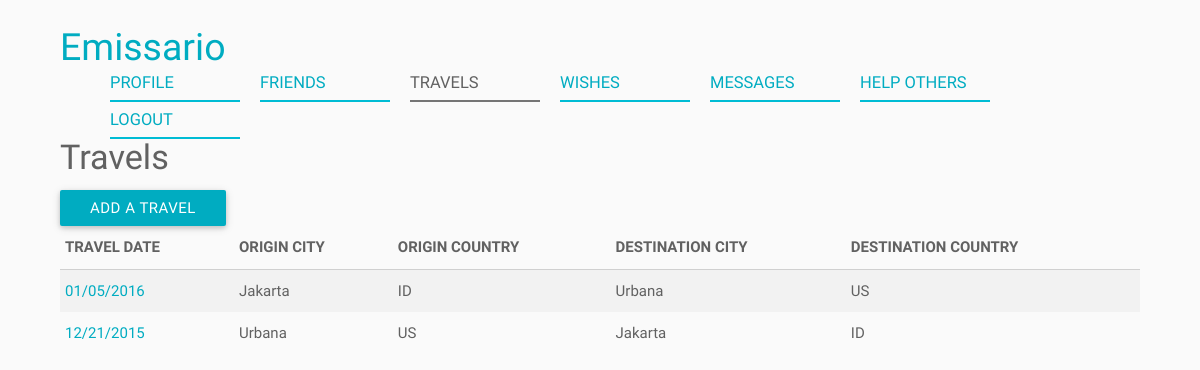
The page /index.php/travels (signed in) on the database its author committed.
### tables this page shows
CREATE TABLE IF NOT EXISTS Travel (
	ID BIGINT NOT NULL AUTO_INCREMENT,
    User_ID BIGINT NOT NULL,
    Origin_City VARCHAR(100) NULL,
    Origin_Country VARCHAR(2) NULL,
    Destination_City VARCHAR(100) NULL,
    Destination_Country VARCHAR(2) NULL,
    Travel_Date DATE NULL,
    Created_On DATETIME NULL,
    Modified_On DATETIME NULL,
    PRIMARY KEY (ID),
    FOREIGN KEY (User_ID) REFERENCES User (ID)
);

### application/core/controller.php (called while the page is built, shortened)
<?php
class Controller
{
    function __construct()
    {
    	$this->beans = new stdClass();
    }
    private function openDatabaseConnection()
    {
        $options = array(PDO::ATTR_DEFAULT_FETCH_MODE => PDO::FETCH_OBJ, PDO::ATTR_ERRMODE => PDO::ERRMODE_WARNING);
        $this->db = new PDO(DB_TYPE . ':host=' . DB_HOST . ';dbname=' . DB_NAME, DB_USER, DB_PASS, $options);
    }
    private function loadModels()
    {
    	require APP . '/core/model.php';
    	require APP . '/models/travelModel.php';
    }
    private function loadServices()
    {
    	require APP . '/core/service.php';
    	require APP . '/services/travelService.php';
    }
}

### application/controllers/travels.php (called while the page is built, shortened)
<?php
class Travels extends Controller
{
    public function index()
    {
    	$userID = $GLOBALS["helpers"]->siteHelper->getSession("userID");
    	$travels = $this->beans->travelService->getTravels($userID);
    	require APP . 'views/_templates/header.php';
    	require APP . 'views/travels/index.php';
    	require APP . 'views/_templates/footer.php';
    }
}

### index.php (called while the page is built, shortened)
<?php
require APP . '/core/application.php';
require APP . '/core/controller.php';
$app = new Application();

### application/core/service.php (called while the page is built)
<?php
class Service
{
	function __construct($beans)
	{
		$this->beans = $beans;
	}
}

### application/core/model.php (called while the page is built)
<?php
class Model
{
	function __construct($db)
	{
		try {
			$this->db = $db;
		} catch (PDOException $e) {
			exit('Database connection could not be established.');
		}
	}
}

### application/models/travelModel.php (called while the page is built, shortened)
<?php
class TravelModel extends Model
{
	public function getTravels($userID)
	{
		$sql = "SELECT *, DATE_FORMAT(Travel_Date, '%m/%d/%Y') AS Formatted_Travel_Date
				FROM Travel
				WHERE Travel.User_ID = :user_id";
		$parameters = array(":user_id" => $userID);
		$query = $this->db->prepare($sql);
		$query->execute($parameters);
		return $query->fetchAll();
	}
}

### application/services/travelService.php (called while the page is built, shortened)
<?php
class TravelService extends Service
{
	public function getTravels($userID)
	{
		return $this->beans->travelModel->getTravels($userID);
	}
}

### application/views/travels/index.php (the view, shortened to what this page needs)
<div class="container">
	<h4>Travels</h4>
	<a id="add" class="btn waves-effect waves-light">Add a Travel</a>
	<table class="striped">
		<thead>
			<tr>
				<th>Travel Date</th>
				<th>Origin City</th>
				<th>Origin Country</th>
				<th>Destination City</th>
				<th>Destination Country</th>
			</tr>
		</thead>
		<tbody>
			<?php foreach ($travels as $travel) { ?>
				<tr>
					<td>
						<a href="<?php echo URL_WITH_INDEX_FILE . "travels/view/" . $travel->ID; ?>">
							<?php echo $travel->Formatted_Travel_Date ?>
						</a>
					</td>
					<td><?php echo $travel->Origin_City ?></td>
					<td><?php echo $travel->Origin_Country ?></td>
					<td><?php echo $travel->Destination_City ?></td>
					<td><?php echo $travel->Destination_Country ?></td>
				</tr>
			<?php } ?>
		</tbody>
	</table>
</div>

### application/core/application.php (shortened to what this page needs)
<?php
class Application
{
    private $url_controller = null;
    private $url_action = null;
    private $url_params = array();
    public function __construct()
    {
        if (!$this->url_controller) {
            require APP . 'controllers/home.php';
            $page = new Home();
            $page->index();
        } elseif (file_exists(APP . 'controllers/' . $this->url_controller . '.php')) {
            $this->url_controller = new $this->url_controller();
            if (method_exists($this->url_controller, $this->url_action)) {
                if(!empty($this->url_params)) {
                    call_user_func_array(array($this->url_controller, $this->url_action), $this->url_params);
                } else {
                    $this->url_controller->{$this->url_action}();
                }
            } else {
                if(strlen($this->url_action) == 0) {
                    $this->url_controller->index();
                }
                else {
                    require APP . 'controllers/error.php';
                    $page = new Error();
                    $page->index();
                }
            }
        } else {
            require APP . 'controllers/error.php';
            $page = new Error();
            $page->index();
        }
    }
    private function getUrlWithoutModRewrite()
    {
        $url = explode('/', $_SERVER['REQUEST_URI']);
        $url = array_diff($url, array('', 'index.php'));
        $url = array_values($url);
        $this->url_controller = isset($url[0]) ? $url[0] : null;
        $this->url_action = isset($url[1]) ? $url[1] : null;
        unset($url[0], $url[1]);
        $this->url_params = array_values($url);
    }
    private function loadHelpers($forceRecreate)
    {
    	$recreate = $forceRecreate;
		if (!array_key_exists("helpers", $GLOBALS))
		{
			$recreate = true;
		}
		if ($recreate) {
    	 	require APP . '/helpers/siteHelper.php';
		}
    }
}

### application/views/_templates/header.php (shortened to what this page needs)
<?php
$views = array(
		"user" => "Profile",
		"friends" => "Friends",
		"travels" => "Travels",
		"wishes" => "Wishes",
		"messages" => "Messages",
		"helps" => "Help Others"
	);
$activeView = "";
if (array_key_exists("PATH_INFO", $_SERVER)) {
	$pathInfoArray = explode("/", $_SERVER["PATH_INFO"]);
	$activeView = $pathInfoArray[1];
}
$userID = $GLOBALS["helpers"]->siteHelper->getSession("userID");
?><!DOCTYPE html>
<html lang="en">
<head>
	<link href="<?php echo URL; ?>public/css/materialize.css" rel="stylesheet" type="text/css" media="screen,projection" />
</head>
<body class="grey lighten-5 grey-text text-darken-2">
    <div class="container">
		<nav>
			<div class="nav-wrapper">
				<a href="<?php echo URL_WITH_INDEX_FILE; ?>" class="brand-logo left">Emissario</a>
				<?php if (is_numeric($userID)) { ?>
					<ul id="nav-normal" class="left hide-on-small-only">
						<?php echo $GLOBALS["helpers"]->siteHelper->getNavigationHTML($views, $activeView); ?>
					</ul>
				<?php } ?>
			</div>
		</nav>
    </div>

### application/helpers/siteHelper.php
<?php
class SiteHelper
{
	public function getNavigationHTML($views, $activeView)
	{
		$html = "";
		foreach ($views as $view => $viewTitle)
		{
			$html .= '<li ';
			if (strcasecmp($activeView,$view) == 0)
			{
				$html .= 'class="active"';
			}
			$html .= '>
					<a href="' . URL_WITH_INDEX_FILE . $view . '">' . $viewTitle . '</a>
				</li>';
		}
		$html .= '<li>
				<a href="' . URL_WITH_INDEX_FILE . 'user/logout">Logout</a>
			</li>';
		return $html;
	}
	public function getSession($variableName)
	{
		$value = "";
		if (array_key_exists($variableName, $_SESSION))
		{
			$value = $_SESSION[$variableName];
		}
		return $value;
	}
}

### application/views/_templates/footer.php (shortened to what this page needs)
</body>
</html>

### rows shown on the page
travel: Formatted_Travel_Date "01/05/2016", Origin_City "Jakarta", Origin_Country "ID", Destination_City "Urbana", Destination_Country "US"
travel: Formatted_Travel_Date "12/21/2015", Origin_City "Urbana", Origin_Country "US", Destination_City "Jakarta", Destination_Country "ID"

### other values the page prints
$viewTitle "PROFILE"
$viewTitle "FRIENDS"
$viewTitle "TRAVELS"
$viewTitle "WISHES"
$viewTitle "MESSAGES"
$viewTitle "HELP OTHERS"
